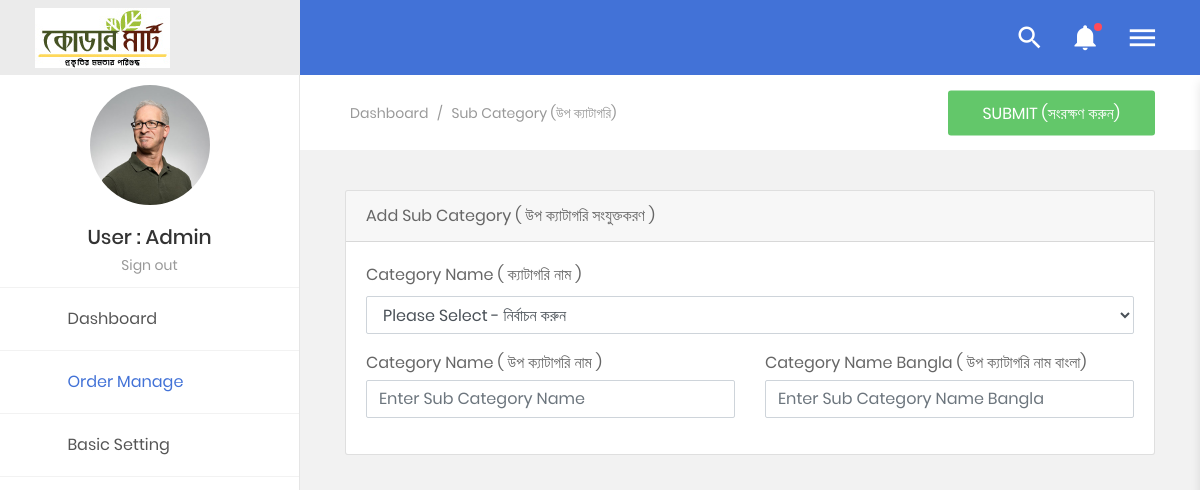
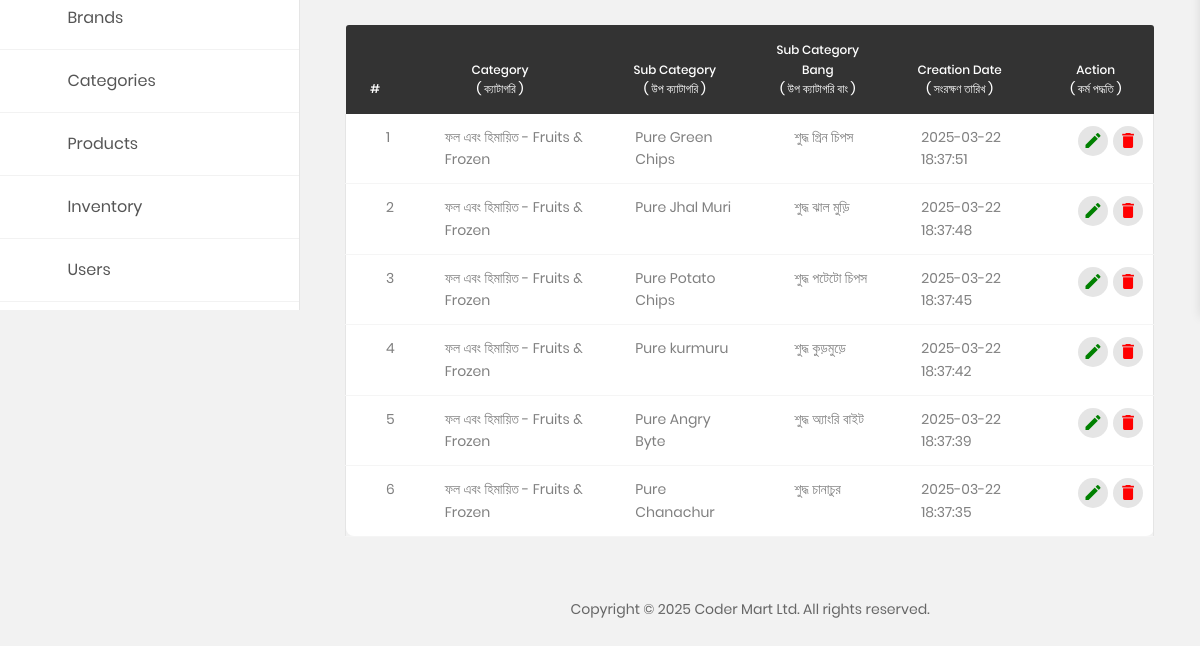
/admin/home/subcategory.php (signed in), run on an earlier commit of the app's database (2 pictures, top to bottom).
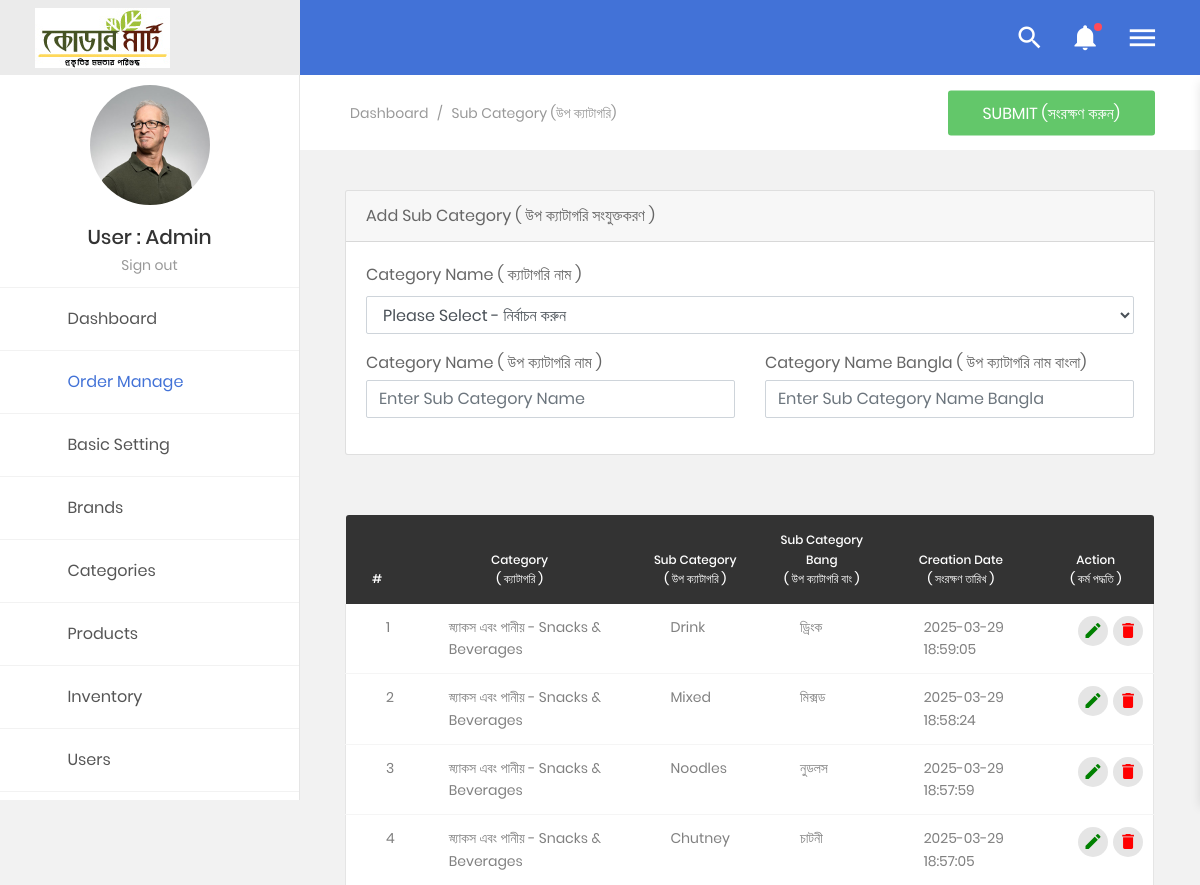
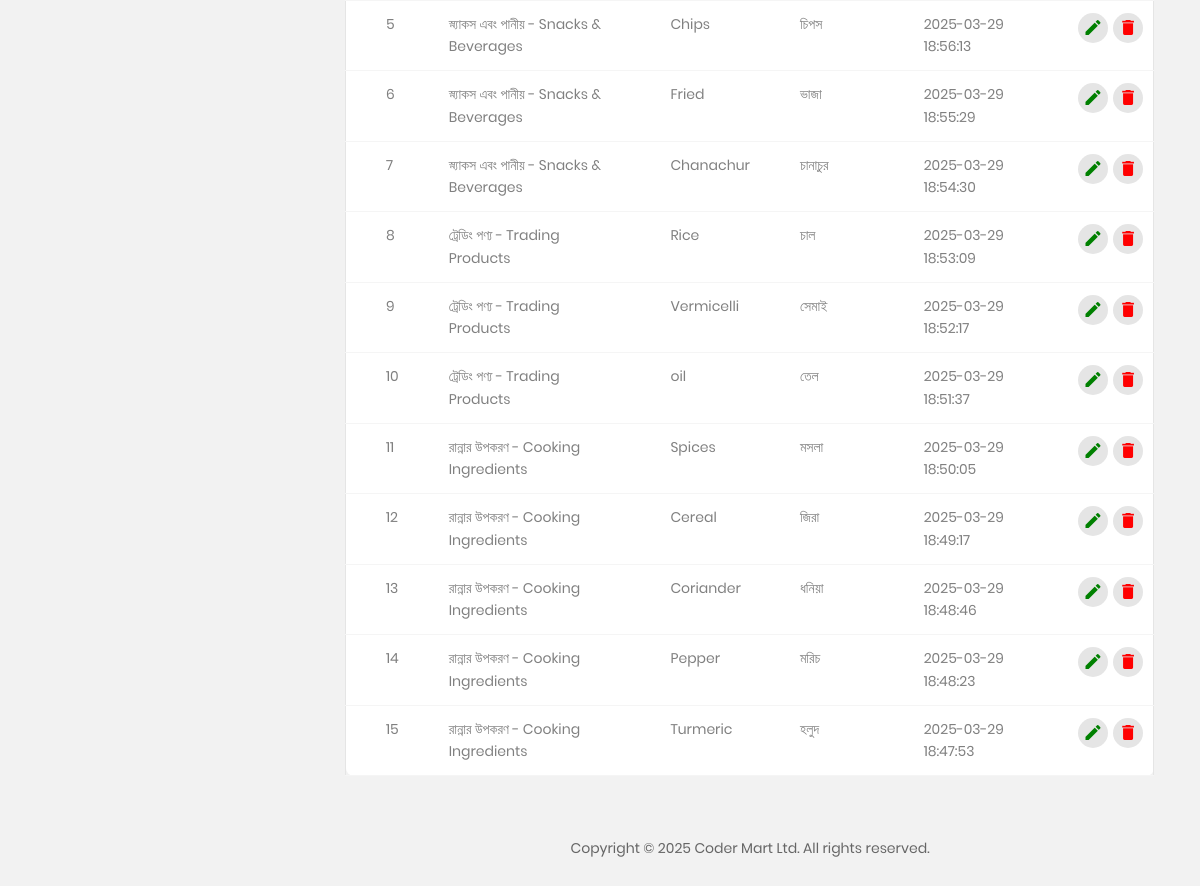
And on a later commit of the database (2 pictures, top to bottom).
### tables this page shows
CREATE TABLE `basic` (
  `id` int(11) NOT NULL,
  `compName` varchar(50) NOT NULL,
  `compName_en` varchar(50) DEFAULT NULL,
  `address` varchar(255) NOT NULL,
  `phone` varchar(25) NOT NULL,
  `office_phone` varchar(25) NOT NULL,
  `email` varchar(100) NOT NULL,
  `logo` varchar(255) NOT NULL,
  `currency` varchar(255) NOT NULL,
  `facebook` varchar(100) NOT NULL,
  `twitter` varchar(100) NOT NULL,
  `linkedin` varchar(100) NOT NULL,
  `delivery_method` varchar(255) NOT NULL,
  `messanger_group` varchar(150) NOT NULL,
  `whatapps_group` varchar(150) NOT NULL,
  `open_time` varchar(100) NOT NULL,
  `close_time` varchar(100) NOT NULL,
  `updationDate` timestamp NOT NULL DEFAULT current_timestamp()
);

CREATE TABLE `subcategory` (
  `id` int(11) NOT NULL,
  `catId` int(11) DEFAULT NULL,
  `subCatName` varchar(255) DEFAULT NULL,
  `subCatName_en` varchar(255) DEFAULT NULL,
  `creationDate` timestamp NOT NULL DEFAULT current_timestamp() ON UPDATE current_timestamp()
);

CREATE TABLE `category` (
  `id` int(11) NOT NULL,
  `catName` varchar(255) DEFAULT NULL,
  `catName_en` varchar(255) DEFAULT NULL,
  `catImage` varchar(256) DEFAULT NULL,
  `creationDate` timestamp NOT NULL DEFAULT current_timestamp()
);

### admin/include/config.php (called while the page is built, shortened)
<?php
   $con = mysqli_connect(DB_SERVER,DB_USER,DB_PASS,DB_NAME);
	$sql=mysqli_query($con,"select * from basic where id='1'");
	while($row=mysqli_fetch_array($sql))
	{
		$compName=$row['compName'];
	}
?>

### admin/home/subcategory.php (the view, shortened to what this page needs)
<?php
include('../include/config.php');
$subCatId = isset($_GET['id']) ? intval($_GET['id']) : 0;
$subCat = ['catId' => '', 'catName' => '', 'catName_en' => '', 'subCatName' => '', 'subCatName_en' => ''];
?>
<!DOCTYPE html>
<html lang="en">
   <?php include('share/head.php');?>
   <body class="animsition">
      <div class="page-wrapper">
         <?php include('share/menu.php');?>
         <div class="page-container2">
            <?php include('share/header.php');?>
            <section class="au-breadcrumb m-t-75">
               <div class="section__content section__content--p30">
                  <div class="container-fluid">
                     <div class="row">
                        <div class="col-md-12">
                           <div class="au-breadcrumb-content">
                              <div class="au-breadcrumb-left">
                                 <ul class="list-unstyled list-inline au-breadcrumb__list">
                                    <li class="list-inline-item active">
                                       <a href="#">Dashboard</a>
                                    </li>
                                    <li class="list-inline-item seprate">
                                       <span>/</span>
                                    </li>
                                    <li class="list-inline-item">Sub Category (উপ ক্যাটাগরি) </li>
                                 </ul>
                              </div>
							  <button id="submitSubCat" class="au-btn au-btn-icon au-btn--green"><?php echo $subCatId ? 'Update (হালনাগাদ করুন)' : 'Submit (সংরক্ষণ করুন)'; ?></button>
                           </div>
                        </div>
                     </div>
                  </div>
               </div>
            </section>
            <div class="main-content">
               <div class="section__content section__content--p30">
                  <div class="container-fluid">
                     <div class="row">
                        <div class="col-lg-12">
                           <div class="card">
                              <div class="card-header"><?php echo $subCatId ? 'Update' : 'Add'; ?> Sub Category ( উপ ক্যাটাগরি <?php echo $subCatId ? 'হালনাগাদ' : 'সংযুক্তকরণ'; ?> )</div>
                              <div class="card-body">
                                 <form id="subCatForm" action="" method="post" enctype="multipart/form-data" novalidate="novalidate">
                                    <div class="row">
									   <div class="col-12">
											<div class="form-group">
												<label for="select" class="form-control-label">Category Name ( ক্যাটাগরি নাম )</label>
												<select name="category" id="category" class="form-control">
													<?php if (!empty($subCat['catId'])) { ?>
														<option value="<?php echo htmlentities($subCat['catId']); ?>">
															<?php echo htmlentities($subCat['catName']).' - '.htmlentities($subCat['catName_en']); ?>
														</option>
													<?php } else { ?>
														<option value="0"> Please Select - নির্বাচন করুন</option>
													<?php } ?>
												</select>
											</div>
										</div>
                                       <div class="col-6">
                                          <div class="form-group">
                                             <label for="subCatName_en" class="control-label mb-1">Category Name ( উপ ক্যাটাগরি নাম )</label>
                                             <input id="subCatName_en" name="subCatName_en" type="text" class="form-control subCatName_en valid" data-val="true" data-val-required="Please enter the name on card" autocomplete="subCatName_en" aria-required="true" aria-invalid="false" aria-describedby="subCatName_en-error"
                                                placeholder="Enter Sub Category Name" value="<?php echo htmlentities($subCat['subCatName_en']); ?>" required>
                                          </div>
                                       </div>
                                       <div class="col-6">
                                          <label for="subCatName" class="control-label mb-1">Category Name Bangla ( উপ ক্যাটাগরি নাম বাংলা)</label>
                                          <div class="input-group">
                                             <input id="subCatName" name="subCatName" type="text" class="form-control subCatName valid" data-val="true" data-val-required="Please enter the name on card" autocomplete="subCatName" aria-required="true" aria-invalid="false" aria-describedby="subCatName-error"
                                                placeholder="Enter Sub Category Name Bangla" value="<?php echo htmlentities($subCat['subCatName']); ?>" required>
                                          </div>
                                       </div>
                                    </div>
                                 </form>
                              </div>
                           </div>
                        </div>
                     </div>
                     <div class="row m-t-30">
                        <div class="col-md-12">
                           <div class="table-responsive m-b-40">
                              <table class="table table-borderless table-data3">
                                 <thead>
                                        <tr>
                                            <th>#</th>
                                            <th>Category <br>( ক্যাটাগরি )</th>
											<th>Sub Category <br>( উপ ক্যাটাগরি )</th>
											<th>Sub Category Bang <br>( উপ ক্যাটাগরি বাং )</th>
                                            <th>Creation Date <br>( সংরক্ষণ তারিখ )</th>
                                            <th>Action <br>( কর্ম পদ্ধতি )</th>
                                        </tr>
                                    </thead>
                                 <tbody>
								 <?php
                                        $query = $con->query("SELECT sc.*, ca.catName, ca.catName_en FROM subcategory sc, category ca where ca.id = sc.catId ORDER BY id DESC");
                                        $cnt = 1;
                                        while ($row = $query->fetch_assoc()) {
                                        ?>
                                    <tr>
                                       <td><?php echo $cnt++; ?></td>
									   <td><?php echo htmlentities($row['catName']).' - '.htmlentities($row['catName_en']); ?></td>
									   <td><?php echo htmlentities($row['subCatName_en']); ?></td>
									   <td><?php echo htmlentities($row['subCatName']); ?></td>
                                       <td><?php echo htmlentities($row['creationDate']); ?></td>
									   <td>
                                        <div class="table-data-feature">
											<button class="item" data-toggle="tooltip" data-placement="top" title="Edit">
												<a href="subcategory.php?id=<?php echo $row['id']; ?>" style="text-decoration: none; display: flex; align-items: center;">
													<i class="zmdi zmdi-edit" style="color:#008000"></i>
												</a>
											</button>
											<button class="item" data-toggle="tooltip" data-placement="top" title="Delete">
												<a href="subcategory.php?id=<?php echo $row['id']; ?>&del=delete" onClick="return confirm('Are you sure (আপনি কি নিশ্চিত)?')">
													<i class="zmdi zmdi-delete" style="color:#FF0000"></i>
												</a>
											</button>
                                        </div>
                                       </td>
                                    </tr>
                                   <?php } ?>
                                 </tbody>
                              </table>
                           </div>
                        </div>
                     </div>
                  </div>
               </div>
            </div>
            <?php include('share/footer.php');?>
         </div>
      </div>
   </body>

### admin/home/share/head.php (shortened to what this page needs)
<head>
    <link href="css/font-face.css" rel="stylesheet" media="all">
    <link href="vendor/font-awesome-4.7/css/font-awesome.min.css" rel="stylesheet" media="all">
    <link href="vendor/font-awesome-5/css/fontawesome-all.min.css" rel="stylesheet" media="all">
    <link href="vendor/mdi-font/css/material-design-iconic-font.min.css" rel="stylesheet" media="all">
    <link href="vendor/bootstrap-4.1/bootstrap.min.css" rel="stylesheet" media="all">
    <link href="vendor/animsition/animsition.min.css" rel="stylesheet" media="all">
    <link href="vendor/bootstrap-progressbar/bootstrap-progressbar-3.3.4.min.css" rel="stylesheet" media="all">
    <link href="vendor/wow/animate.css" rel="stylesheet" media="all">
    <link href="vendor/css-hamburgers/hamburgers.min.css" rel="stylesheet" media="all">
    <link href="vendor/slick/slick.css" rel="stylesheet" media="all">
    <link href="vendor/select2/select2.min.css" rel="stylesheet" media="all">
    <link href="vendor/perfect-scrollbar/perfect-scrollbar.css" rel="stylesheet" media="all">
    <link href="vendor/vector-map/jqvmap.min.css" rel="stylesheet" media="all">
    <link href="css/theme.css" rel="stylesheet" media="all">
	<link href="css/toastr.min.css" rel="stylesheet" media="all">
</head>

### admin/home/share/menu.php (shortened to what this page needs)
<?php
   $user = $_SESSION['alogin'];
 ?>
 <aside class="menu-sidebar2">
  <div class="logo">
    <a href="index.php"> <?php
					$sql=mysqli_query($con,"select * from basic where id='1'");
					while($row=mysqli_fetch_array($sql))
					{	?> <img src="../logo/
				<?php echo $row['id'];?>/
				<?php echo $row['logo'];?>" alt="
				<?php if(isset($compName)){ echo $compName;}?>" /> <?php } ?> </a>
  </div>
  <div class="menu-sidebar2__content js-scrollbar1">
    <div class="account2">
      <div class="image img-cir img-120">
        <img src="images/icon/avatar-big-01.jpg" alt="John Doe" />
      </div>
      <h4 class="name">User : <?php echo $user;?> </h4>
      <a href="../logout.php">Sign out</a>
    </div>
    <nav class="navbar-sidebar2">
      <ul class="list-unstyled navbar__list">
        <li>
          <a href="index.php">
            <i class="fas fa-shopping-basket"></i>Dashboard </a>
        </li>
        <li class="active has-sub">
          <a class="js-arrow" href="#">
            <i class="fas fa-tachometer-alt"></i>Order Manage <span class="arrow">
              <i class="fas fa-angle-down"></i>
            </span>
          </a>
        </li>
        <li class="has-sub">
          <a class="js-arrow" href="#">
            <i class="fas fa-tachometer-alt"></i>Basic Setting <span class="arrow">
              <i class="fas fa-angle-down"></i>
            </span>
          </a>
        </li>
		<li>
          <a href="brands.php">
            <i class="fas fa-shopping-basket"></i>Brands </a>
        </li>
        <li class="has-sub">
          <a class="js-arrow" href="#">
            <i class="fas fa-trophy"></i>Categories <span class="arrow">
              <i class="fas fa-angle-down"></i>
            </span>
          </a>
        </li>
        <li class="has-sub">
          <a class="js-arrow" href="#">
            <i class="fas fa-trophy"></i>Products <span class="arrow">
              <i class="fas fa-angle-down"></i>
            </span>
          </a>
        </li>
        <li class="has-sub">
          <a class="js-arrow" href="#">
            <i class="fas fa-trophy"></i>Inventory <span class="arrow">
              <i class="fas fa-angle-down"></i>
            </span>
          </a>
        </li>
        <li class="has-sub">
          <a class="js-arrow" href="#">
            <i class="fas fa-copy"></i>Users <span class="arrow">
              <i class="fas fa-angle-down"></i>
            </span>
          </a>
        </li>
      </ul>
    </nav>
  </div>
</aside>

### admin/home/share/header.php (shortened to what this page needs)
<header class="header-desktop2">
               <div class="section__content section__content--p30">
                  <div class="container-fluid">
                     <div class="header-wrap2">
                        <div class="header-button2">
                           <div class="header-button-item js-item-menu">
                              <i class="zmdi zmdi-search"></i>
                           </div>
                           <div class="header-button-item has-noti js-item-menu">
                              <i class="zmdi zmdi-notifications"></i>
                           </div>
                           <div class="header-button-item mr-0 js-sidebar-btn">
                              <i class="zmdi zmdi-menu"></i>
                           </div>
                        </div>
                     </div>
                  </div>
               </div>
            </header>

### admin/home/share/footer.php
<section>
                <div class="container-fluid">
                    <div class="row">
                        <div class="col-md-12">
                            <div class="copyright">
                                <p>Copyright © 2025 Coder Mart Ltd. All rights reserved.</p>
                            </div>
                        </div>
                    </div>
                </div>
            </section>

What changed in the data, as far as the page shows it:
removed subcategory: category.catName "ফল এবং হিমায়িত", category.catName_en "Fruits & Frozen", subCatName_en "Pure Green Chips", subCatName "শুদ্ধ গ্রিন চিপস", creationDate "2025-03-22 18:37:51"
removed subcategory: category.catName "ফল এবং হিমায়িত", category.catName_en "Fruits & Frozen", subCatName_en "Pure Jhal Muri", subCatName "শুদ্ধ ঝাল মুড়ি", creationDate "2025-03-22 18:37:48"
removed subcategory: category.catName "ফল এবং হিমায়িত", category.catName_en "Fruits & Frozen", subCatName_en "Pure Potato Chips", subCatName "শুদ্ধ পটেটো চিপস", creationDate "2025-03-22 18:37:45"
removed subcategory: category.catName "ফল এবং হিমায়িত", category.catName_en "Fruits & Frozen", subCatName_en "Pure kurmuru", subCatName "শুদ্ধ কুড়মুড়ে", creationDate "2025-03-22 18:37:42"
removed subcategory: category.catName "ফল এবং হিমায়িত", category.catName_en "Fruits & Frozen", subCatName_en "Pure Angry Byte", subCatName "শুদ্ধ অ্যাংরি বাইট", creationDate "2025-03-22 18:37:39"
removed subcategory: category.catName "ফল এবং হিমায়িত", category.catName_en "Fruits & Frozen", subCatName_en "Pure Chanachur", subCatName "শুদ্ধ চানাচুর", creationDate "2025-03-22 18:37:35"
added subcategory: category.catName "স্ন্যাকস এবং পানীয়", category.catName_en "Snacks & Beverages", subCatName_en "Drink", subCatName "ড্রিংক", creationDate "2025-03-29 18:59:05"
added subcategory: category.catName "স্ন্যাকস এবং পানীয়", category.catName_en "Snacks & Beverages", subCatName_en "Mixed", subCatName "মিক্সড", creationDate "2025-03-29 18:58:24"
added subcategory: category.catName "স্ন্যাকস এবং পানীয়", category.catName_en "Snacks & Beverages", subCatName_en "Noodles", subCatName "নুডলস", creationDate "2025-03-29 18:57:59"
added subcategory: category.catName "স্ন্যাকস এবং পানীয়", category.catName_en "Snacks & Beverages", subCatName_en "Chutney", subCatName "চাটনী", creationDate "2025-03-29 18:57:05"
added subcategory: category.catName "স্ন্যাকস এবং পানীয়", category.catName_en "Snacks & Beverages", subCatName_en "Chips", subCatName "চিপস", creationDate "2025-03-29 18:56:13"
added subcategory: category.catName "স্ন্যাকস এবং পানীয়", category.catName_en "Snacks & Beverages", subCatName_en "Fried", subCatName "ভাজা", creationDate "2025-03-29 18:55:29"
added subcategory: category.catName "স্ন্যাকস এবং পানীয়", category.catName_en "Snacks & Beverages", subCatName_en "Chanachur", subCatName "চানাচুর", creationDate "2025-03-29 18:54:30"
added subcategory: category.catName "ট্রেডিং পণ্য", category.catName_en "Trading Products", subCatName_en "Rice", subCatName "চাল", creationDate "2025-03-29 18:53:09"
added subcategory: category.catName "ট্রেডিং পণ্য", category.catName_en "Trading Products", subCatName_en "Vermicelli", subCatName "সেমাই", creationDate "2025-03-29 18:52:17"
added subcategory: category.catName "ট্রেডিং পণ্য", category.catName_en "Trading Products", subCatName_en "oil", subCatName "তেল", creationDate "2025-03-29 18:51:37"
added subcategory: category.catName "রান্নার উপকরণ", category.catName_en "Cooking Ingredients", subCatName_en "Spices", subCatName "মসলা", creationDate "2025-03-29 18:50:05"
added subcategory: category.catName "রান্নার উপকরণ", category.catName_en "Cooking Ingredients", subCatName_en "Cereal", subCatName "জিরা", creationDate "2025-03-29 18:49:17"
added subcategory: category.catName "রান্নার উপকরণ", category.catName_en "Cooking Ingredients", subCatName_en "Coriander", subCatName "ধনিয়া", creationDate "2025-03-29 18:48:46"
added subcategory: category.catName "রান্নার উপকরণ", category.catName_en "Cooking Ingredients", subCatName_en "Pepper", subCatName "মরিচ", creationDate "2025-03-29 18:48:23"
added subcategory: category.catName "রান্নার উপকরণ", category.catName_en "Cooking Ingredients", subCatName_en "Turmeric", subCatName "হলুদ", creationDate "2025-03-29 18:47:53"
